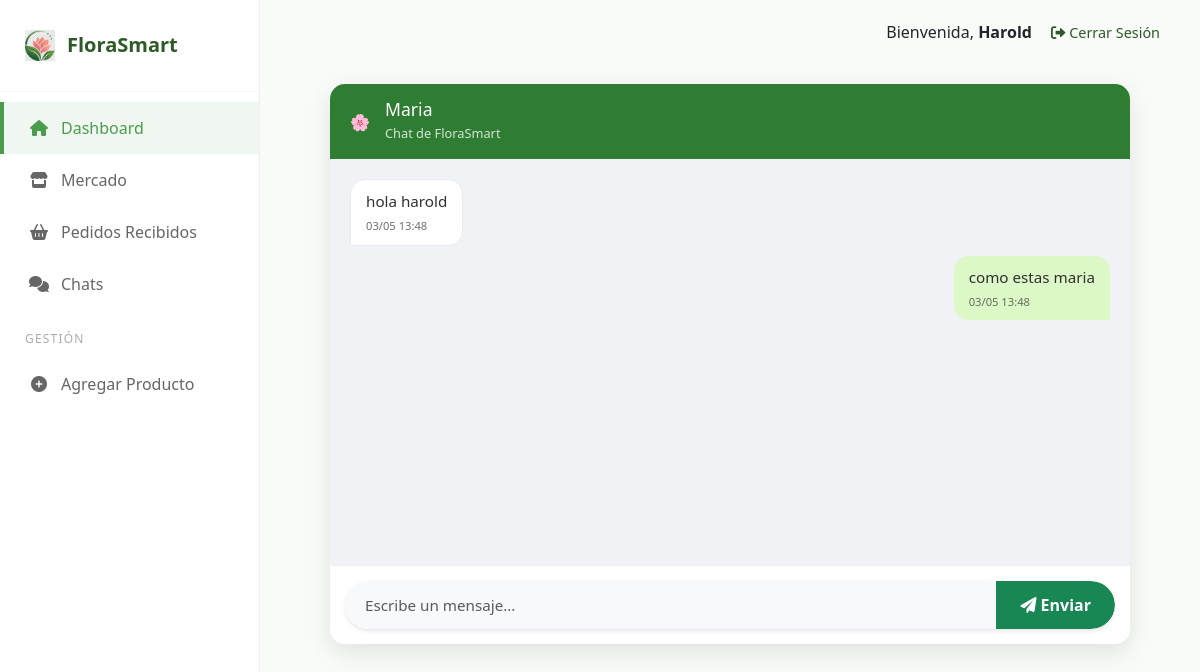
Before: /chat/2/ (signed in) with the older database file.
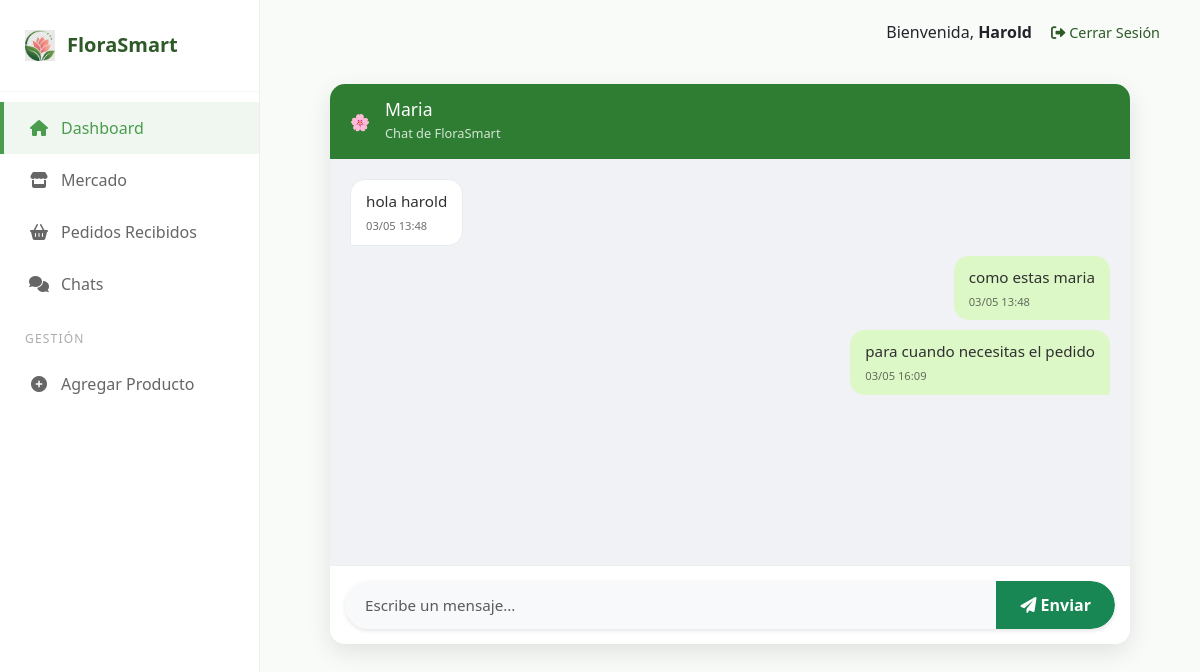
After: the same page with the newer database file.
### usuarios/models.py (models this page shows, shortened)
class MensajeChat(models.Model):
    emisor = models.ForeignKey(Usuario, on_delete=models.CASCADE, related_name='mensajes_enviados')
    receptor = models.ForeignKey(Usuario, on_delete=models.CASCADE, related_name='mensajes_recibidos')
    contenido = models.TextField()
    fecha_envio = models.DateTimeField(auto_now_add=True)
    leido = models.BooleanField(default=False)
    class Meta:
        ordering = ['fecha_envio']

### usuarios/views.py (the view, shortened to what this page needs)
# urls.py: path('chat/<int:receptor_id>/', views.chat_view, name='chat'),
@login_required
def chat_view(request, receptor_id):
    receptor = get_object_or_404(Usuario, id=receptor_id)
    if receptor == request.user:
        messages.warning(request, "No puedes chatear contigo mismo.")
        return redirect('lista_chats')
    ids_ordenados = sorted([request.user.id, receptor.id])
    sala_id = f"chat_{ids_ordenados[0]}_{ids_ordenados[1]}"
    mensajes = MensajeChat.objects.filter(
        (Q(emisor=request.user) & Q(receptor=receptor)) |
        (Q(emisor=receptor) & Q(receptor=request.user))
    ).order_by('fecha_envio')
    contexto = {
        'receptor': receptor,
        'sala_id': sala_id,
        'titulo': f"Chat con {receptor.username}",
        'mensajes': mensajes
    }
    return render(request, 'chat.html', contexto)

### templates/chat.html (shortened to what this page needs)
{% extends 'base.html' %}
{% load static %}
{% block content %}
<div class="chat-container">
    <div class="chat-header">
        <div class="avatar">🌸</div>
        <div>
            <h5 class="mb-0">{{ receptor.username }}</h5>
            <small>Chat de FloraSmart</small>
        </div>
    </div>
    <div id="chat-messages">
        {% for mensaje in mensajes %}
            <div class="message {% if mensaje.emisor == user %}sent{% else %}received{% endif %}">
                {{ mensaje.contenido }}
                <span class="message-info">{{ mensaje.fecha_envio|date:"d/m H:i" }}</span>
            </div>
        {% empty %}
            <div class="text-center text-muted py-4">
                <i class="fas fa-comments fa-2x mb-2"></i>
                <p>No hay mensajes aún. ¡Envía el primero!</p>
            </div>
        {% endfor %}
    </div>
    <div class="chat-input-area">
        <form method="post" action="{% url 'chat' receptor.id %}">
            <div class="input-group">
                <input type="text" name="contenido" class="form-control border-0 bg-light"
                       placeholder="Escribe un mensaje..." required maxlength="500">
                <button type="submit" class="btn btn-success px-4">
                    <i class="fas fa-paper-plane"></i> Enviar
                </button>
            </div>
        </form>
    </div>
</div>
{% endblock %}

Changed rows visible on the page:
added MensajeChat: contenido "para cuando necesitas el pedido", fecha_envio "03/05 16:09"
